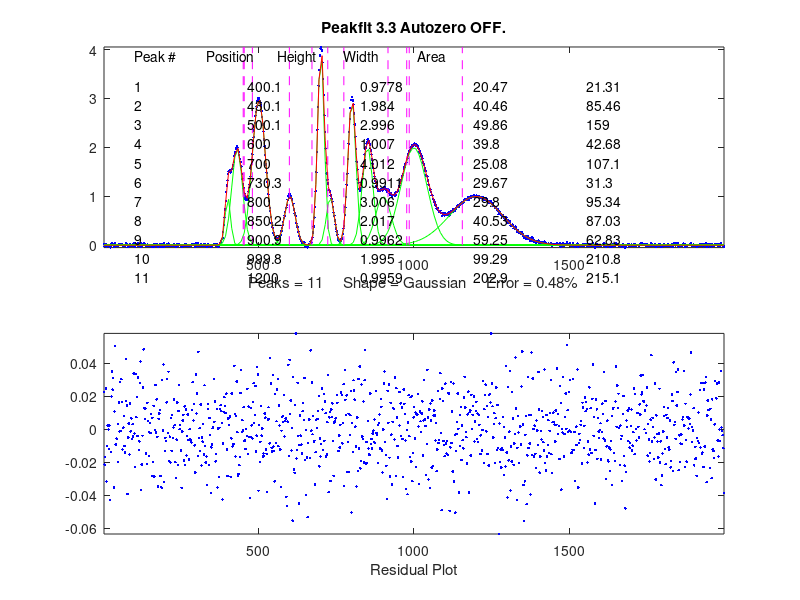

Here is the MATLAB script that generated this plot:
function PeakFitDemo11Gauss
% Demonstration script for peakfit.m, with built-in signal generator.  
% You can change the character of the signal in lines 11-117.
% T. C. O'Haver (toh@umd.edu).  Version 3: August 23, 2008. 

format short g
format compact
warning off all

% Generate simulated signal
n=2000;  % maximum x-value
increment=2; % Difference between adjacent x values
x=[1:increment:n];
amp=[1 2 3 1 4 1 3 2 1 2 1];  % Amplitudes of the peaks (one entry for each peak)
pos=[400 430 500 600 700 730 800 850 900 1000 1200];   % Positions of the peaks (one entry for each peak)
wid=[20 40 50 40 25 30 30 40 60 100 200];   % Widths of the peaks (one entry for each peak)
noise=.02;
% A = matrix containing one of the unit-amplidude functions in each of its rows
clear A
A=zeros(length(pos),length(x));
for k=1:length(pos),
  A(k,:)=gaussian(x,pos(k),wid(k));  % Gaussian function
  area(k)=amp(k).*trapz(x,A(k,:)); % Computes peak areas via trapaziod method
end
TrueY=amp*A;  % Multiplies each row by the corresponding amplitude and adds them up
y = TrueY + noise .* randn(size(x));

% Arrange the peak parameters of the simulated signal into a matrix
ColumnLabels='           Peak#    Position      Height      Width       Area';
NumPeaks=length(pos);
for m=1:NumPeaks,
  if m==1,  
     ActualParameters=[m pos(m) amp(m) wid(m) area(m) ]; 
  else
     ActualParameters=[ActualParameters; [m pos(m) amp(m) wid(m) area(m) ]];
  end
end
plot(x,y)
drawnow
disp('Test signal with 11 overlapping Gaussian peaks ')
% Display the peak parameters of the simulated signal 
ColumnLabels
ActualParameters

disp(' ')
disp('Peakfit 3.1 can fit any number of peaks, in theory. However, a simple ')
disp('default fit for 11 peaks does not work at all with this many peaks: ')
disp(' ')
disp('>> [FitResults,FitError]=peakfit([x;y],0,0,11)')
ColumnLabels
[FitResults,FitError]=peakfit([x;y],0,0,11)
disp(' ')
disp('This results in a large fit error and poor peak parameter accuracy.')
disp(' ')
disp('The only way to get a good fit in this case is to give it good "start" estimate:') 
disp(' ')
disp('>> GoodStart=[400 20 430 40 500 50 600 40 700 20 730 20 800 30 850 40 900 60 1000 100 1200 200];')
disp('>> [FitResults,FitError]=peakfit([x;y],0,0,11,1,0,1,GoodStart,0)')
ColumnLabels
GoodStart=[400 20 430 40 500 50 600 40 700 20 730 20 800 30 850 40 900 60 1000 100 1200 200];
[FitResults,FitError]=peakfit([x;y],0,0,11,1,0,1,GoodStart,0)
disp(' ')
PercentErrors=100*(FitResults-ActualParameters)./ActualParameters;
PercentErrors(:,1)=ActualParameters(:,1);
PercentErrors
disp(' ')
disp('Now you can compare these FitResults to the ActualParameters.')
disp(' ')
disp('As an experiment, make a small change to the peak amplitudes (amp),')
disp('position (pos), or widths (wid), in lines 14-16, to see if the ')
disp('fitting results track your changes. ')

% Internal functions
% Internal functions
% ----------------------------------------------------------------------
function [FitResults,LowestError,BestStart,xi,yi,BootResults]=peakfit(signal,center,window,NumPeaks,peakshape,extra,NumTrials,start,AUTOZERO,fixedwidth,plots)
% Version 3.4: October, 2012. Works in Matlab or Octave 3.6.1
% For more details, see
% http://terpconnect.umd.edu/~toh/spectrum/CurveFittingC.html and
% http://terpconnect.umd.edu/~toh/spectrum/InteractivePeakFitter.htm
%
global AA xxx PEAKHEIGHTS FIXEDWIDTH

format short g
format compact
warning off all

NumArgOut=nargout;
datasize=size(signal);
if datasize(1)<datasize(2),signal=signal';end
datasize=size(signal);
if datasize(2)==1, %  Must be isignal(Y-vector)
    X=1:length(signal); % Create an independent variable vector
    Y=signal;
else
    % Must be isignal(DataMatrix)
    X=signal(:,1); % Split matrix argument 
    Y=signal(:,2);
end
X=reshape(X,1,length(X)); % Adjust X and Y vector shape to 1 x n (rather than n x 1)
Y=reshape(Y,1,length(Y));
% If necessary, flip the data vectors so that X increases
if X(1)>X(length(X)),
    disp('X-axis flipped.')
    X=fliplr(X);
    Y=fliplr(Y);
end

% Isolate desired segment from data set for curve fitting
if nargin==1 || nargin==2,center=(max(X)-min(X))/2;window=max(X)-min(X);end
xoffset=center-window/2;
n1=val2ind(X,center-window/2);
n2=val2ind(X,center+window/2);
if window==0,n1=1;n2=length(X);end
xx=X(n1:n2)-xoffset;
yy=Y(n1:n2);
ShapeString='Gaussian';
plots=1;

% Define values of any missing arguments
switch nargin
    case 1
        NumPeaks=1;
        peakshape=1;
        extra=0;
        NumTrials=1;
        xx=X;yy=Y;
        start=calcstart(xx,NumPeaks,xoffset);
        AUTOZERO=1;
    case 2
        NumPeaks=1;
        peakshape=1;
        extra=0;
        NumTrials=1;
        xx=signal;yy=center;
        start=calcstart(xx,NumPeaks,xoffset);
        AUTOZERO=1;
    case 3
        NumPeaks=1;
        peakshape=1;
        extra=0;
        NumTrials=1;
        start=calcstart(xx,NumPeaks,xoffset);
        AUTOZERO=1;
        FIXEDWIDTH=0;
    case 4
        peakshape=1;
        extra=0;
        NumTrials=1;
        start=calcstart(xx,NumPeaks,xoffset);
        AUTOZERO=1;
        FIXEDWIDTH=0;
    case 5
        extra=0;
        NumTrials=1;
        start=calcstart(xx,NumPeaks,xoffset);
        AUTOZERO=1;
        FIXEDWIDTH=0;
    case 6
        NumTrials=1;
        start=calcstart(xx,NumPeaks,xoffset);
        AUTOZERO=1;
        FIXEDWIDTH=0;
    case 7
        start=calcstart(xx,NumPeaks,xoffset);
        AUTOZERO=1;
        FIXEDWIDTH=0;
    case 8
        AUTOZERO=1;
        FIXEDWIDTH=0;
    case 10
        FIXEDWIDTH=fixedwidth;
    case 11
        FIXEDWIDTH=fixedwidth;
        plots=0;
    otherwise
end % switch nargin

% Default values for placeholder zeros
if NumTrials==0;NumTrials=1;end
if peakshape==0;peakshape=1;end
if NumPeaks==0;NumPeaks=1;end
if start==0;start=calcstart(xx,NumPeaks,xoffset);end
if FIXEDWIDTH==0, FIXEDWIDTH=length(xx)/10;end

% Remove linear baseline from data segment if AUTOZERO==1
X1=min(xx);
X2=max(xx);
bkgsize=round(length(xx)/10);
if bkgsize<2,bkgsize=2;end
if AUTOZERO==1, % linear autozero operation  
  Y1=mean(yy(1:bkgsize));
  Y2=mean(yy((length(xx)-bkgsize):length(xx)));
  yy=yy-((Y2-Y1)/(X2-X1)*(xx-X1)+Y1);
end % if
lxx=length(xx);
if AUTOZERO==2, % Quadratic autozero operation  
    XX1=xx(1:round(lxx/bkgsize));
    XX2=xx((lxx-round(lxx/bkgsize)):lxx);
    Y1=yy(1:round(length(xx)/bkgsize));
    Y2=yy((lxx-round(lxx/bkgsize)):lxx);
    bkgcoef=polyfit([XX1,XX2],[Y1,Y2],2);  % Fit parabola to sub-group of points
    bkg=polyval(bkgcoef,xx);
    yy=yy-bkg;
end % if autozero

PEAKHEIGHTS=zeros(1,NumPeaks);
n=length(xx);
newstart=start;
for peaks=1:NumPeaks,
     peakindex=2*peaks-1;
     newstart(peakindex)=start(peakindex)-xoffset;
end

% Assign ShapStrings
switch peakshape
    case 1
        ShapeString='Gaussian';
    case 2
        ShapeString='Lorentzian';
    case 3
        ShapeString='Logistic';
    case 4
        ShapeString='Pearson';
    case 5
        ShapeString='ExpGaussian';
    case 6
        ShapeString='Equal width Gaussians';
    case 7
        ShapeString='Equal width Lorentzians';
    case 8
        ShapeString='Exp. equal width Gaussians';
    case 9
        ShapeString='Exponential Pulse';
    case 10
        ShapeString='Sigmoid';
    case 11
        ShapeString='Fixed-width Gaussian';
    case 12
        ShapeString='Fixed-width Lorentzian';
    case 13
        ShapeString='Gaussian/Lorentzian blend';
    case 14
        ShapeString='BiGaussian';    
    case 15
        ShapeString='BiLorentzian';   
    otherwise
end % switch peakshape
  
% Perform peak fitting for selected peak shape using fminsearch function
options = optimset('TolX',.00001,'Display','off' );
LowestError=1000; % or any big number greater than largest error expected
FitParameters=zeros(1,NumPeaks.*2); 
BestStart=zeros(1,NumPeaks.*2); 
height=zeros(1,NumPeaks); 
bestmodel=zeros(size(yy));
for k=1:NumTrials, 
    % disp(['Trial number ' num2str(k) ] ) % optionally prints the current trial number as progress indicator
  switch peakshape
    case 1
        TrialParameters=fminsearch(@(lambda)(fitgaussian(lambda,xx,yy)),newstart);
    case 2
        TrialParameters=fminsearch(@(lambda)(fitlorentzian(lambda,xx,yy)),newstart);
    case 3
        TrialParameters=fminsearch(@(lambda)(fitlogistic(lambda,xx,yy)),newstart);
    case 4
        TrialParameters=fminsearch(@(lambda)(fitpearson(lambda,xx,yy,extra)),newstart);
    case 5
        zxx=[zeros(size(xx)) xx zeros(size(xx)) ];
        zyy=[zeros(size(yy)) yy zeros(size(yy)) ];
        TrialParameters=fminsearch(@(lambda)(fitexpgaussian(lambda,zxx,zyy,-extra)),newstart);
    case 6
        cwnewstart(1)=newstart(1);
        for pc=2:NumPeaks,
            cwnewstart(pc)=newstart(2.*pc-1);  
        end
        cwnewstart(NumPeaks+1)=(max(xx)-min(xx))/5;
        TrialParameters=fminsearch(@(lambda)(fitewgaussian(lambda,xx,yy)),cwnewstart);
    case 7
        cwnewstart(1)=newstart(1);
        for pc=2:NumPeaks,
            cwnewstart(pc)=newstart(2.*pc-1);  
        end
        cwnewstart(NumPeaks+1)=(max(xx)-min(xx))/5;
        TrialParameters=fminsearch(@(lambda)(fitlorentziancw(lambda,xx,yy)),cwnewstart);
    case 8
        cwnewstart(1)=newstart(1);
        for pc=2:NumPeaks,
            cwnewstart(pc)=newstart(2.*pc-1);  
        end
        cwnewstart(NumPeaks+1)=(max(xx)-min(xx))/5;
        TrialParameters=fminsearch(@(lambda)(fitexpewgaussian(lambda,xx,yy,-extra)),cwnewstart);
      case 9
          TrialParameters=fminsearch(@(lambda)(fitexppulse(lambda,xx,yy)),newstart);
      case 10
          TrialParameters=fminsearch(@(lambda)(fitsigmoid(lambda,xx,yy)),newstart);
      case 11
          fixedstart=[];
          for pc=1:NumPeaks,
              fixedstart(pc)=min(xx)+pc.*(max(xx)-min(xx))./(NumPeaks+1);
          end
          TrialParameters=fminsearch(@(lambda)(FitFWGaussian(lambda,xx,yy)),fixedstart);
      case 12
          fixedstart=[];
          for pc=1:NumPeaks,
              fixedstart(pc)=min(xx)+pc.*(max(xx)-min(xx))./(NumPeaks+1);
          end
          TrialParameters=fminsearch(@(lambda)(FitFWLorentzian(lambda,xx,yy)),fixedstart);
      case 13
          TrialParameters=fminsearch(@(lambda)(fitGL(lambda,xx,yy,extra)),newstart);
      case 14
          TrialParameters=fminsearch(@(lambda)(fitBiGaussian(lambda,xx,yy,extra)),newstart);
      case 15
          TrialParameters=fminsearch(@(lambda)(fitBiLorentzian(lambda,xx,yy,extra)),newstart);
      otherwise
  end % switch peakshape
  
% Construct model from Trial parameters
A=zeros(NumPeaks,n);
for m=1:NumPeaks,
    switch peakshape
        case 1
            A(m,:)=gaussian(xx,TrialParameters(2*m-1),TrialParameters(2*m));
        case 2
            A(m,:)=lorentzian(xx,TrialParameters(2*m-1),TrialParameters(2*m));
        case 3
            A(m,:)=logistic(xx,TrialParameters(2*m-1),TrialParameters(2*m));
        case 4
            A(m,:)=pearson(xx,TrialParameters(2*m-1),TrialParameters(2*m),extra);
        case 5
            A(m,:)=expgaussian(xx,TrialParameters(2*m-1),TrialParameters(2*m),-extra)';
        case 6
            A(m,:)=gaussian(xx,TrialParameters(m),TrialParameters(NumPeaks+1));
        case 7
            A(m,:)=lorentzian(xx,TrialParameters(m),TrialParameters(NumPeaks+1));
        case 8
            A(m,:)=expgaussian(xx,TrialParameters(m),TrialParameters(NumPeaks+1),-extra)';
        case 9
            A(m,:)=exppulse(xx,TrialParameters(2*m-1),TrialParameters(2*m));
        case 10
            A(m,:)=sigmoid(xx,TrialParameters(2*m-1),TrialParameters(2*m));
        case 11
            A(m,:)=gaussian(xx,TrialParameters(m),FIXEDWIDTH);
        case 12
            A(m,:)=lorentzian(xx,TrialParameters(m),FIXEDWIDTH);
        case 13
            A(m,:)=GL(xx,TrialParameters(2*m-1),TrialParameters(2*m),extra);
        case 14
            A(m,:)=BiGaussian(xx,TrialParameters(2*m-1),TrialParameters(2*m),extra);
        case 15
            A(m,:)=BiLorentzian(xx,TrialParameters(2*m-1),TrialParameters(2*m),extra);        
        otherwise
    end % switch
    for parameter=1:2:2*NumPeaks,
        newstart(parameter)=newstart(parameter)*(1+randn/50);
        newstart(parameter+1)=newstart(parameter+1)*(1+randn/10);
    end
end % for

% Multiplies each row by the corresponding amplitude and adds them up
model=PEAKHEIGHTS'*A;

% Compare trial model to data segment and compute the fit error
  MeanFitError=100*norm(yy-model)./(sqrt(n)*max(yy));
  % Take only the single fit that has the lowest MeanFitError
  if MeanFitError<LowestError, 
      if min(PEAKHEIGHTS)>0,  % Consider only fits with positive peak heights
        LowestError=MeanFitError;  % Assign LowestError to the lowest MeanFitError
        FitParameters=TrialParameters;  % Assign FitParameters to the fit with the lowest MeanFitError
        BestStart=newstart; % Assign BestStart to the start with the lowest MeanFitError
        height=PEAKHEIGHTS; % Assign height to the PEAKHEIGHTS with the lowest MeanFitError
        bestmodel=model; % Assign bestmodel to the model with the lowest MeanFitError
      end % if min(PEAKHEIGHTS)>0
  end % if MeanFitError<LowestError
end % for k (NumTrials)
%
% Construct model from best-fit parameters
AA=zeros(NumPeaks,200);
xxx=linspace(min(xx),max(xx),200);
for m=1:NumPeaks,
   switch peakshape
    case 1
        AA(m,:)=gaussian(xxx,FitParameters(2*m-1),FitParameters(2*m));
    case 2
        AA(m,:)=lorentzian(xxx,FitParameters(2*m-1),FitParameters(2*m));
    case 3
        AA(m,:)=logistic(xxx,FitParameters(2*m-1),FitParameters(2*m));
    case 4
        AA(m,:)=pearson(xxx,FitParameters(2*m-1),FitParameters(2*m),extra);
    case 5
        AA(m,:)=expgaussian(xxx,FitParameters(2*m-1),FitParameters(2*m),-extra*length(xxx)./length(xx))';
    case 6
        AA(m,:)=gaussian(xxx,FitParameters(m),FitParameters(NumPeaks+1));
    case 7
        AA(m,:)=lorentzian(xxx,FitParameters(m),FitParameters(NumPeaks+1));
    case 8
        AA(m,:)=expgaussian(xxx,FitParameters(m),FitParameters(NumPeaks+1),-extra*length(xxx)./length(xx))';
    case 9
        AA(m,:)=exppulse(xxx,FitParameters(2*m-1),FitParameters(2*m));  
    case 10
        AA(m,:)=sigmoid(xxx,FitParameters(2*m-1),FitParameters(2*m));   
    case 11
        AA(m,:)=gaussian(xxx,FitParameters(m),FIXEDWIDTH);
    case 12
        AA(m,:)=lorentzian(xxx,FitParameters(m),FIXEDWIDTH);
    case 13
        AA(m,:)=GL(xxx,FitParameters(2*m-1),FitParameters(2*m),extra);
    case 14
        AA(m,:)=BiGaussian(xxx,FitParameters(2*m-1),FitParameters(2*m),extra);       
    case 15
        AA(m,:)=BiLorentzian(xxx,FitParameters(2*m-1),FitParameters(2*m),extra);       
       otherwise
  end % switch
end % for

% Multiplies each row by the corresponding amplitude and adds them up
heightsize=size(height');
AAsize=size(AA);
if heightsize(2)==AAsize(1),
   mmodel=height'*AA;
else
    mmodel=height*AA;
end
% Top half of the figure shows original signal and the fitted model.
if plots,
    subplot(2,1,1);plot(xx+xoffset,yy,'b.'); % Plot the original signal in blue dots
    hold on
end
for m=1:NumPeaks,
    if plots, plot(xxx+xoffset,height(m)*AA(m,:),'g'),end  % Plot the individual component peaks in green lines
    area(m)=trapz(xxx+xoffset,height(m)*AA(m,:)); % Compute the area of each component peak using trapezoidal method
    yi(m,:)=height(m)*AA(m,:); % (NEW) Place y values of individual model peaks into matrix yi
end
xi=xxx+xoffset; % (NEW) Place the x-values of the individual model peaks into xi

if plots,
    % Mark starting peak positions with vertical dashed lines
    for marker=1:NumPeaks,
        markx=BestStart((2*marker)-1);
        subplot(2,1,1);plot([markx+xoffset markx+xoffset],[0 max(yy)],'m--')
    end % for
    plot(xxx+xoffset,mmodel,'r');  % Plot the total model (sum of component peaks) in red lines
    hold off;
    axis([min(xx)+xoffset max(xx)+xoffset min(yy) max(yy)]);
    switch AUTOZERO,
        case 0
            title('Peakfit 3.3 Autozero OFF.')
        case 1
            title('Peakfit 3.3 Linear autozero.')
        case 2
            title('Peakfit 3.3 Quadratic autozero.')
    end
    if peakshape==4||peakshape==5||peakshape==8||peakshape==13||peakshape==14||peakshape==15, % Shapes with Extra factor
        xlabel(['Peaks = ' num2str(NumPeaks) '     Shape = ' ShapeString '     Error = ' num2str(round(100*LowestError)/100) '%    Extra = ' num2str(extra) ] )
    else
        xlabel(['Peaks = ' num2str(NumPeaks) '     Shape = ' ShapeString '     Error = ' num2str(round(100*LowestError)/100) '%' ] )
    end
    
    % Bottom half of the figure shows the residuals and displays RMS error
    % between original signal and model
    residual=yy-bestmodel;
    subplot(2,1,2);plot(xx+xoffset,residual,'b.')
    axis([min(xx)+xoffset max(xx)+xoffset min(residual) max(residual)]);
    xlabel('Residual Plot')
end % if plots

% Put results into a matrix, one row for each peak, showing peak index number,
% position, amplitude, and width.
for m=1:NumPeaks,
    if m==1,
        if peakshape==6||peakshape==7||peakshape==8, % equal-width peak models only
            FitResults=[[round(m) FitParameters(m)+xoffset height(m) abs(FitParameters(NumPeaks+1)) area(m)]];
        else
            if peakshape==11||peakshape==12, % Fixed-width shapes only
                FitResults=[[round(m) FitParameters(m)+xoffset height(m) FIXEDWIDTH area(m)]];
            else
                FitResults=[[round(m) FitParameters(2*m-1)+xoffset height(m) abs(FitParameters(2*m)) area(m)]];
            end
        end % if peakshape
    else
        if peakshape==6||peakshape==7||peakshape==8, % equal-width peak models only
            FitResults=[FitResults ; [round(m) FitParameters(m)+xoffset height(m) abs(FitParameters(NumPeaks+1)) area(m)]];
        else
            if peakshape==11||peakshape==12, % Fixed-width shapes only
                FitResults=[FitResults ; [round(m) FitParameters(m)+xoffset height(m) FIXEDWIDTH area(m)]];
            else
                FitResults=[FitResults ; [round(m) FitParameters(2*m-1)+xoffset height(m) abs(FitParameters(2*m)) area(m)]];
            end
        end % if peakshape
    end % m==1
end % for m=1:NumPeaks

% Display Fit Results on upper graph
if plots,
    subplot(2,1,1);
    startx=min(xx)+xoffset+(max(xx)-min(xx))./20;
    dxx=(max(xx)-min(xx))./10;
    dyy=(max(yy)-min(yy))./10;
    starty=max(yy)-dyy;
    FigureSize=get(gcf,'Position');
    if peakshape==9||peakshape==10,  % Pulse and sigmoid shapes only
        text(startx,starty+dyy/2,['Peak #          tau1           Height           tau2             Area'] );
    else
        text(startx,starty+dyy/2,['Peak #          Position        Height         Width             Area'] );
    end
    % Display FitResults using sprintf
    for peaknumber=1:NumPeaks,
        for column=1:5,
            itemstring=sprintf('%0.4g',FitResults(peaknumber,column));
            xposition=startx+(1.7.*dxx.*(column-1).*(600./FigureSize(3)));
            yposition=starty-peaknumber.*dyy.*(400./FigureSize(4));
            text(xposition,yposition,itemstring);
        end
    end
end % if plots

if NumArgOut==6,
    if plots,disp('Computing bootstrap sampling statistics.....'),end
    BootstrapResultsMatrix=zeros(5,100,NumPeaks);
    BootstrapErrorMatrix=zeros(1,100,NumPeaks);
    clear bx by
    tic;
    for trial=1:100,
        n=1;
        bx=xx;
        by=yy;
        while n<length(xx)-1,
            if rand>.5,
                bx(n)=xx(n+1);
                by(n)=yy(n+1);
            end
            n=n+1;
        end
        bx=bx+xoffset;
        [FitResults,BootFitError]=fitpeaks(bx,by,NumPeaks,peakshape,extra,NumTrials,start,AUTOZERO,FIXEDWIDTH);
        for peak=1:NumPeaks,
            BootstrapResultsMatrix(:,trial,peak)=FitResults(peak,:);
            BootstrapErrorMatrix(:,trial,peak)=BootFitError;
        end
    end
    if plots,toc;end
    for peak=1:NumPeaks,
        if plots,
            disp(' ')
            disp(['Peak #',num2str(peak) '         Position    Height       Width       Area']);
        end % if plots
        BootstrapMean=mean(real(BootstrapResultsMatrix(:,:,peak)'));
        BootstrapSTD=std(BootstrapResultsMatrix(:,:,peak)');
        BootstrapIQR=iqr(BootstrapResultsMatrix(:,:,peak)');
        PercentRSD=100.*BootstrapSTD./BootstrapMean;
        PercentIQR=100.*BootstrapIQR./BootstrapMean;
        BootstrapMean=BootstrapMean(2:5);
        BootstrapSTD=BootstrapSTD(2:5);
        BootstrapIQR=BootstrapIQR(2:5);
        PercentRSD=PercentRSD(2:5);
        PercentIQR=PercentIQR(2:5);
        if plots,
            disp(['Bootstrap Mean: ', num2str(BootstrapMean)])
            disp(['Bootstrap STD:  ', num2str(BootstrapSTD)])
            disp(['Bootstrap IQR:  ', num2str(BootstrapIQR)])
            disp(['Percent RSD:    ', num2str(PercentRSD)])
            disp(['Percent IQR:    ', num2str(PercentIQR)])
        end % if plots
        BootResults(peak,:)=[BootstrapMean BootstrapSTD PercentRSD BootstrapIQR PercentIQR];
    end % peak=1:NumPeaks,
end % if NumArgOut==6,
% ----------------------------------------------------------------------
function [FitResults,LowestError]=fitpeaks(xx,yy,NumPeaks,peakshape,extra,NumTrials,start,AUTOZERO,fixedwidth)
% Based on peakfit Version 3: June, 2012. 
global PEAKHEIGHTS FIXEDWIDTH
format short g
format compact
warning off all
FIXEDWIDTH=fixedwidth;
xoffset=0;
if start==0;start=calcstart(xx,NumPeaks,xoffset);end
PEAKHEIGHTS=zeros(1,NumPeaks);
n=length(xx);
newstart=start;

for peaks=1:NumPeaks,
     peakindex=2*peaks-1;
     newstart(peakindex)=start(peakindex)-xoffset;
end

% Perform peak fitting for selected peak shape using fminsearch function
options = optimset('TolX',.00001,'Display','off' );
LowestError=1000; % or any big number greater than largest error expected
FitParameters=zeros(1,NumPeaks.*2); 
BestStart=zeros(1,NumPeaks.*2); 
height=zeros(1,NumPeaks); 
bestmodel=zeros(size(yy));
for k=1:NumTrials, 
  switch peakshape
    case 1
        TrialParameters=fminsearch(@(lambda)(fitgaussian(lambda,xx,yy)),newstart);
    case 2
        TrialParameters=fminsearch(@(lambda)(fitlorentzian(lambda,xx,yy)),newstart);
    case 3
        TrialParameters=fminsearch(@(lambda)(fitlogistic(lambda,xx,yy)),newstart);
    case 4
        TrialParameters=fminsearch(@(lambda)(fitpearson(lambda,xx,yy,extra)),newstart);
    case 5
        zxx=[zeros(size(xx)) xx zeros(size(xx)) ];
        zyy=[zeros(size(yy)) yy zeros(size(yy)) ];
        TrialParameters=fminsearch(@(lambda)(fitexpgaussian(lambda,zxx,zyy,-extra)),newstart);
    case 6
        cwnewstart(1)=newstart(1);
        for pc=2:NumPeaks,
            cwnewstart(pc)=newstart(2.*pc-1);  
        end
        cwnewstart(NumPeaks+1)=(max(xx)-min(xx))/5;
        TrialParameters=fminsearch(@(lambda)(fitewgaussian(lambda,xx,yy)),cwnewstart);
    case 7
        cwnewstart(1)=newstart(1);
        for pc=2:NumPeaks,
            cwnewstart(pc)=newstart(2.*pc-1);  
        end
        cwnewstart(NumPeaks+1)=(max(xx)-min(xx))/5;
        TrialParameters=fminsearch(@(lambda)(fitlorentziancw(lambda,xx,yy)),cwnewstart);
    case 8
        cwnewstart(1)=newstart(1);
        for pc=2:NumPeaks,
            cwnewstart(pc)=newstart(2.*pc-1);  
        end
        cwnewstart(NumPeaks+1)=(max(xx)-min(xx))/5;
        TrialParameters=fminsearch(@(lambda)(fitexpewgaussian(lambda,xx,yy,-extra)),cwnewstart);
      case 9
          TrialParameters=fminsearch(@(lambda)(fitexppulse(lambda,xx,yy)),newstart);
      case 10
          TrialParameters=fminsearch(@(lambda)(fitsigmoid(lambda,xx,yy)),newstart);
      case 11
          fixedstart=[];
          for pc=1:NumPeaks,
              fixedstart(pc)=min(xx)+pc.*(max(xx)-min(xx))./(NumPeaks+1);
          end
          TrialParameters=fminsearch(@(lambda)(FitFWGaussian(lambda,xx,yy)),fixedstart);
      case 12
          fixedstart=[];
          for pc=1:NumPeaks,
              fixedstart(pc)=min(xx)+pc.*(max(xx)-min(xx))./(NumPeaks+1);
          end
          TrialParameters=fminsearch(@(lambda)(FitFWLorentzian(lambda,xx,yy)),fixedstart);
      case 13
          TrialParameters=fminsearch(@(lambda)(fitGL(lambda,xx,yy,extra)),newstart);
      case 14
          TrialParameters=fminsearch(@(lambda)(fitBiGaussian(lambda,xx,yy,extra)),newstart);
      case 15
          TrialParameters=fminsearch(@(lambda)(fitBiLorentzian(lambda,xx,yy,extra)),newstart);
      otherwise
  end % switch peakshape
  
% Construct model from Trial parameters
A=zeros(NumPeaks,n);
for m=1:NumPeaks,
   switch peakshape
    case 1
        A(m,:)=gaussian(xx,TrialParameters(2*m-1),TrialParameters(2*m));
    case 2
        A(m,:)=lorentzian(xx,TrialParameters(2*m-1),TrialParameters(2*m));
    case 3
        A(m,:)=logistic(xx,TrialParameters(2*m-1),TrialParameters(2*m));
    case 4
        A(m,:)=pearson(xx,TrialParameters(2*m-1),TrialParameters(2*m),extra);
    case 5
        A(m,:)=expgaussian(xx,TrialParameters(2*m-1),TrialParameters(2*m),-extra)';
    case 6
        A(m,:)=gaussian(xx,TrialParameters(m),TrialParameters(NumPeaks+1));
    case 7
        A(m,:)=lorentzian(xx,TrialParameters(m),TrialParameters(NumPeaks+1));  
    case 8
        A(m,:)=expgaussian(xx,TrialParameters(m),TrialParameters(NumPeaks+1),-extra)';    
    case 9
        A(m,:)=exppulse(xx,TrialParameters(2*m-1),TrialParameters(2*m));  
    case 10
        A(m,:)=sigmoid(xx,TrialParameters(2*m-1),TrialParameters(2*m)); 
    case 11
        A(m,:)=gaussian(xx,TrialParameters(m),FIXEDWIDTH);
    case 12
        A(m,:)=lorentzian(xx,TrialParameters(m),FIXEDWIDTH); 
    case 13
        A(m,:)=GL(xx,TrialParameters(2*m-1),TrialParameters(2*m),extra);
    case 14
        A(m,:)=BiGaussian(xx,TrialParameters(2*m-1),TrialParameters(2*m),extra);       
    case 15
        A(m,:)=BiLorentzian(xx,TrialParameters(2*m-1),TrialParameters(2*m),extra);       
   end % switch
    for parameter=1:2:2*NumPeaks,
        newstart(parameter)=newstart(parameter)*(1+randn/50);
        newstart(parameter+1)=newstart(parameter+1)*(1+randn/10);
    end
end % for
% Multiplies each row by the corresponding amplitude and adds them up
model=PEAKHEIGHTS'*A;

% Compare trial model to data segment and compute the fit error
  MeanFitError=100*norm(yy-model)./(sqrt(n)*max(yy));
  % Take only the single fit that has the lowest MeanFitError
  if MeanFitError<LowestError, 
      if min(PEAKHEIGHTS)>0,  % Consider only fits with positive peak heights
        LowestError=MeanFitError;  % Assign LowestError to the lowest MeanFitError
        FitParameters=TrialParameters;  % Assign FitParameters to the fit with the lowest MeanFitError
%         BestStart=newstart; % Assign BestStart to the start with the lowest MeanFitError
        height=PEAKHEIGHTS; % Assign height to the PEAKHEIGHTS with the lowest MeanFitError
%         bestmodel=model; % Assign bestmodel to the model with the lowest MeanFitError
      end % if min(PEAKHEIGHTS)>0
  end % if MeanFitError<LowestError
end % for k (NumTrials)

for m=1:NumPeaks,
    area(m)=trapz(xx+xoffset,height(m)*A(m,:)); % Compute the area of each component peak using trapezoidal method
end

for m=1:NumPeaks,
    if m==1,
        if peakshape==6||peakshape==7||peakshape==8, % equal-width peak models
            FitResults=[[round(m) FitParameters(m)+xoffset height(m) abs(FitParameters(NumPeaks+1)) area(m)]];
        else
            if peakshape==11||peakshape==12,  % Fixed-width shapes only
                FitResults=[[round(m) FitParameters(m)+xoffset height(m) FIXEDWIDTH area(m)]];
            else
                FitResults=[[round(m) FitParameters(2*m-1)+xoffset height(m) abs(FitParameters(2*m)) area(m)]];
            end
        end % if peakshape
    else
        if peakshape==6||peakshape==7||peakshape==8, % equal-width peak models
            FitResults=[FitResults ; [round(m) FitParameters(m)+xoffset height(m) abs(FitParameters(NumPeaks+1)) area(m)]];
        else
            if peakshape==11||peakshape==12, % Fixed-width shapes only
                FitResults=[FitResults ; [round(m) FitParameters(m)+xoffset height(m) FIXEDWIDTH area(m)]];
            else
                FitResults=[FitResults ; [round(m) FitParameters(2*m-1)+xoffset height(m) abs(FitParameters(2*m)) area(m)]];
            end
        end % if peakshape
    end % m==1
end % for m=1:NumPeaks
% ----------------------------------------------------------------------
function start=calcstart(xx,NumPeaks,xoffset)
  n=max(xx)-min(xx);
  start=[];
  startpos=[n/(NumPeaks+1):n/(NumPeaks+1):n-(n/(NumPeaks+1))]+min(xx);
  for marker=1:NumPeaks,
      markx=startpos(marker)+ xoffset;
      start=[start markx n/5];
  end % for marker
% ----------------------------------------------------------------------
function [index,closestval]=val2ind(x,val)
% Returns the index and the value of the element of vector x that is closest to val
% If more than one element is equally close, returns vectors of indicies and values
% Tom O'Haver (toh@umd.edu) October 2006
% Examples: If x=[1 2 4 3 5 9 6 4 5 3 1], then val2ind(x,6)=7 and val2ind(x,5.1)=[5 9]
% [indices values]=val2ind(x,3.3) returns indices = [4 10] and values = [3 3]
dif=abs(x-val);
index=find((dif-min(dif))==0);
closestval=x(index);
% ----------------------------------------------------------------------
function err = fitgaussian(lambda,t,y)
% Fitting function for a Gaussian band signal.
global PEAKHEIGHTS
numpeaks=round(length(lambda)/2);
A = zeros(length(t),numpeaks);
for j = 1:numpeaks,
    A(:,j) = gaussian(t,lambda(2*j-1),lambda(2*j))';
end 
PEAKHEIGHTS = abs(A\y');
z = A*PEAKHEIGHTS;
err = norm(z-y');
% ----------------------------------------------------------------------
function err = fitewgaussian(lambda,t,y)
% Fitting function for a Gaussian band signal with equal peak widths.
global PEAKHEIGHTS
numpeaks=round(length(lambda)-1);
A = zeros(length(t),numpeaks);
for j = 1:numpeaks,
    A(:,j) = gaussian(t,lambda(j),lambda(numpeaks+1))';
end
PEAKHEIGHTS = abs(A\y');
z = A*PEAKHEIGHTS;
err = norm(z-y');
% ----------------------------------------------------------------------
function err = FitFWGaussian(lambda,t,y)
%	Fitting function for a fixed width Gaussian
global PEAKHEIGHTS FIXEDWIDTH
numpeaks=round(length(lambda));
A = zeros(length(t),numpeaks);
for j = 1:numpeaks,
    A(:,j) = gaussian(t,lambda(j),FIXEDWIDTH)';
end
PEAKHEIGHTS = abs(A\y');
z = A*PEAKHEIGHTS;
err = norm(z-y');
% ----------------------------------------------------------------------
function err = FitFWLorentzian(lambda,t,y)
%	Fitting function for a fixed width Gaussian
global PEAKHEIGHTS FIXEDWIDTH
numpeaks=round(length(lambda));
A = zeros(length(t),numpeaks);
for j = 1:numpeaks,
    A(:,j) = lorentzian(t,lambda(j),FIXEDWIDTH)';
end
PEAKHEIGHTS = abs(A\y');
z = A*PEAKHEIGHTS;
err = norm(z-y');
% ----------------------------------------------------------------------
function err = fitlorentziancw(lambda,t,y)
% Fitting function for a Lorentzian band signal with equal peak widths.
global PEAKHEIGHTS
numpeaks=round(length(lambda)-1);
A = zeros(length(t),numpeaks);
for j = 1:numpeaks,
    A(:,j) = lorentzian(t,lambda(j),lambda(numpeaks+1))';
end
PEAKHEIGHTS = abs(A\y');
z = A*PEAKHEIGHTS;
err = norm(z-y');
% ----------------------------------------------------------------------
function g = gaussian(x,pos,wid)
%  gaussian(X,pos,wid) = gaussian peak centered on pos, half-width=wid
%  X may be scalar, vector, or matrix, pos and wid both scalar
% Examples: gaussian([0 1 2],1,2) gives result [0.5000    1.0000    0.5000]
% plot(gaussian([1:100],50,20)) displays gaussian band centered at 50 with width 20.
g = exp(-((x-pos)./(0.6005612.*wid)).^2);
% ----------------------------------------------------------------------
function err = fitlorentzian(lambda,t,y)
%	Fitting function for single lorentzian, lambda(1)=position, lambda(2)=width
%	Fitgauss assumes a lorentzian function 
global PEAKHEIGHTS
A = zeros(length(t),round(length(lambda)/2));
for j = 1:length(lambda)/2,
    A(:,j) = lorentzian(t,lambda(2*j-1),lambda(2*j))';
end
PEAKHEIGHTS = A\y';
z = A*PEAKHEIGHTS;
err = norm(z-y');
% ----------------------------------------------------------------------
function g = lorentzian(x,position,width)
% lorentzian(x,position,width) Lorentzian function.
% where x may be scalar, vector, or matrix
% position and width scalar
% T. C. O'Haver, 1988
% Example: lorentzian([1 2 3],2,2) gives result [0.5 1 0.5]
g=ones(size(x))./(1+((x-position)./(0.5.*width)).^2);
% ----------------------------------------------------------------------
function err = fitlogistic(lambda,t,y)
%	Fitting function for logistic, lambda(1)=position, lambda(2)=width
%	between the data and the values computed by the current
%	function of lambda.  Fitlogistic assumes a logistic function 
%  T. C. O'Haver, May 2006
global PEAKHEIGHTS
A = zeros(length(t),round(length(lambda)/2));
for j = 1:length(lambda)/2,
    A(:,j) = logistic(t,lambda(2*j-1),lambda(2*j))';
end
PEAKHEIGHTS = A\y';
z = A*PEAKHEIGHTS;
err = norm(z-y');
% ----------------------------------------------------------------------
function g = logistic(x,pos,wid)
% logistic function.  pos=position; wid=half-width (both scalar)
% logistic(x,pos,wid), where x may be scalar, vector, or matrix
% pos=position; wid=half-width (both scalar)
% T. C. O'Haver, 1991 
n = exp(-((x-pos)/(.477.*wid)) .^2);
g = (2.*n)./(1+n);
% ----------------------------------------------------------------------
function err = fitlognormal(lambda,t,y)
%	Fitting function for lognormal, lambda(1)=position, lambda(2)=width
%	between the data and the values computed by the current
%	function of lambda.  Fitlognormal assumes a lognormal function 
%  T. C. O'Haver, May 2006
global PEAKHEIGHTS
A = zeros(length(t),round(length(lambda)/2));
for j = 1:length(lambda)/2,
    A(:,j) = lognormal(t,lambda(2*j-1),lambda(2*j))';
end
PEAKHEIGHTS = A\y';
z = A*PEAKHEIGHTS;
err = norm(z-y');
% ----------------------------------------------------------------------
function g = lognormal(x,pos,wid)
% lognormal function.  pos=position; wid=half-width (both scalar)
% lognormal(x,pos,wid), where x may be scalar, vector, or matrix
% pos=position; wid=half-width (both scalar)
% T. C. O'Haver, 1991  
g = exp(-(log(x/pos)/(0.01.*wid)) .^2);
% ----------------------------------------------------------------------
function err = fitpearson(lambda,t,y,shapeconstant)
%   Fitting functions for a Pearson 7 band signal.
% T. C. O'Haver (toh@umd.edu),   Version 1.3, October 23, 2006.
global PEAKHEIGHTS
A = zeros(length(t),round(length(lambda)/2));
for j = 1:length(lambda)/2,
    A(:,j) = pearson(t,lambda(2*j-1),lambda(2*j),shapeconstant)';
end
PEAKHEIGHTS = A\y';
z = A*PEAKHEIGHTS;
err = norm(z-y');
% ----------------------------------------------------------------------
function g = pearson(x,pos,wid,m)
% Pearson VII function. 
% g = pearson7(x,pos,wid,m) where x may be scalar, vector, or matrix
% pos=position; wid=half-width (both scalar)
% m=some number
%  T. C. O'Haver, 1990  
g=ones(size(x))./(1+((x-pos)./((0.5.^(2/m)).*wid)).^2).^m;
% ----------------------------------------------------------------------
function err = fitexpgaussian(lambda,t,y,timeconstant)
%   Fitting functions for a exponentially-broadened Gaussian band signal.
%  T. C. O'Haver, October 23, 2006.
global PEAKHEIGHTS
A = zeros(length(t),round(length(lambda)/2));
for j = 1:length(lambda)/2,
    A(:,j) = expgaussian(t,lambda(2*j-1),lambda(2*j),timeconstant);
end
PEAKHEIGHTS = A\y';
z = A*PEAKHEIGHTS;
err = norm(z-y');
% ----------------------------------------------------------------------
function err = fitexpewgaussian(lambda,t,y,timeconstant)
% Fitting function for exponentially-broadened Gaussian bands with equal peak widths.
global PEAKHEIGHTS
numpeaks=round(length(lambda)-1);
A = zeros(length(t),numpeaks);
for j = 1:numpeaks,
    A(:,j) = expgaussian(t,lambda(j),lambda(numpeaks+1),timeconstant);
end
PEAKHEIGHTS = abs(A\y');
z = A*PEAKHEIGHTS;
err = norm(z-y');
% ----------------------------------------------------------------------
function g = expgaussian(x,pos,wid,timeconstant)
%  Exponentially-broadened gaussian(x,pos,wid) = gaussian peak centered on pos, half-width=wid
%  x may be scalar, vector, or matrix, pos and wid both scalar
%  T. C. O'Haver, 2006
g = exp(-((x-pos)./(0.6005612.*wid)) .^2);
g = ExpBroaden(g',timeconstant);
% ----------------------------------------------------------------------
function yb = ExpBroaden(y,t)
% ExpBroaden(y,t) convolutes y by an exponential decay of time constant t
% by multiplying Fourier transforms and inverse transforming the result.
ly=length(y);
ey=[zeros(size(y));y;zeros(size(y))];
fy=fft(ey);
a=exp(-(1:length(fy))./t);
fa=fft(a);
fy1=fy.*fa';
ybz=real(ifft(fy1))./sum(a);
yb=ybz(ly+2:length(ybz)-ly+1);
% ----------------------------------------------------------------------
function err = fitexppulse(tau,x,y)
% Iterative fit of the sum of exponental pulses
% of the form Height.*exp(-tau1.*x).*(1-exp(-tau2.*x)))
global PEAKHEIGHTS
A = zeros(length(x),round(length(tau)/2));
for j = 1:length(tau)/2,
    A(:,j) = exppulse(x,tau(2*j-1),tau(2*j));
end
PEAKHEIGHTS =abs(A\y');
z = A*PEAKHEIGHTS;
err = norm(z-y');
% ----------------------------------------------------------------------
function g = exppulse(x,t1,t2)
% Exponential pulse of the form 
% Height.*exp(-tau1.*x).*(1-exp(-tau2.*x)))
e=(x-t1)./t2;
p = 4*exp(-e).*(1-exp(-e));
p=p .* [p>0];
g = p';
% ----------------------------------------------------------------------
function err = fitsigmoid(tau,x,y)
% Fitting function for iterative fit to the sum of
% sigmiods of the form Height./(1 + exp((t1 - t)/t2))
global PEAKHEIGHTS
A = zeros(length(x),round(length(tau)/2));
for j = 1:length(tau)/2,
    A(:,j) = sigmoid(x,tau(2*j-1),tau(2*j));
end
PEAKHEIGHTS = A\y';
z = A*PEAKHEIGHTS;
err = norm(z-y');
% ----------------------------------------------------------------------
function g=sigmoid(x,t1,t2)
g=1./(1 + exp((t1 - x)./t2))';
% ----------------------------------------------------------------------
function err = fitGL(lambda,t,y,shapeconstant)
%   Fitting functions for Gaussian/Lorentzian blend.
% T. C. O'Haver (toh@umd.edu), 2012.
global PEAKHEIGHTS
A = zeros(length(t),round(length(lambda)/2));
for j = 1:length(lambda)/2,
    A(:,j) = GL(t,lambda(2*j-1),lambda(2*j),shapeconstant)';
end
PEAKHEIGHTS = A\y';
z = A*PEAKHEIGHTS;
err = norm(z-y');
% ----------------------------------------------------------------------
function g = GL(x,pos,wid,m)
% Gaussian/Lorentzian blend. m = percent Gaussian character
% pos=position; wid=half-width
% m = percent Gaussian character.
%  T. C. O'Haver, 2012
g=((m/100)*gaussian(x,pos,wid)+(1-(m/100))*lorentzian(x,pos,wid))/2;
% ----------------------------------------------------------------------
function err = fitBiGaussian(lambda,t,y,shapeconstant)
%   Fitting functions for BiGaussian.
% T. C. O'Haver (toh@umd.edu),  2012.
global PEAKHEIGHTS
A = zeros(length(t),round(length(lambda)/2));
for j = 1:length(lambda)/2,
    A(:,j) = BiGaussian(t,lambda(2*j-1),lambda(2*j),shapeconstant)';
end
PEAKHEIGHTS = A\y';
z = A*PEAKHEIGHTS;
err = norm(z-y');
% ----------------------------------------------------------------------
function g = BiGaussian(x,pos,wid,m)
% BiGaussian (different widths on leading edge and trailing edge).
% pos=position; wid=width 
% m determines shape; symmetrical if m=50.
%  T. C. O'Haver, 2012
lx=length(x);
hx=val2ind(x,pos);
g(1:hx)=gaussian(x(1:hx),pos,wid*(m/100));
g(hx+1:lx)=gaussian(x(hx+1:lx),pos,wid*(1-m/100));
% ----------------------------------------------------------------------
function err = fitBiLorentzian(lambda,t,y,shapeconstant)
%   Fitting functions for BiGaussian.
% T. C. O'Haver (toh@umd.edu),  2012.
global PEAKHEIGHTS
A = zeros(length(t),round(length(lambda)/2));
for j = 1:length(lambda)/2,
    A(:,j) = BiLorentzian(t,lambda(2*j-1),lambda(2*j),shapeconstant)';
end
PEAKHEIGHTS = A\y';
z = A*PEAKHEIGHTS;
err = norm(z-y');
% ----------------------------------------------------------------------
function g = BiLorentzian(x,pos,wid,m)
% BiLorentzian (different widths on leading edge and trailing edge).
% pos=position; wid=width 
% m determines shape; symmetrical if m=50.
%  T. C. O'Haver, 2012
lx=length(x);
hx=val2ind(x,pos);
g(1:hx)=lorentzian(x(1:hx),pos,wid*(m/100));
g(hx+1:lx)=lorentzian(x(hx+1:lx),pos,wid*(1-m/100));
% ----------------------------------------------------------------------
function b=iqr(a)
% b = IQR(a)  returns the interquartile range of the values in a.  For
%  vector input, b is the difference between the 75th and 25th percentiles
%  of a.  For matrix input, b is a row vector containing the interquartile
%  range of each column of a.
%  T. C. O'Haver, 2012
mina=min(a);
sizea=size(a);
NumCols=sizea(2);
for n=1:NumCols,b(:,n)=a(:,n)-mina(n);end
Sorteda=sort(b);
lx=length(Sorteda);
SecondQuartile=round(lx/4);
FourthQuartile=3*round(lx/4);
b=abs(Sorteda(FourthQuartile,:)-Sorteda(SecondQuartile,:));

